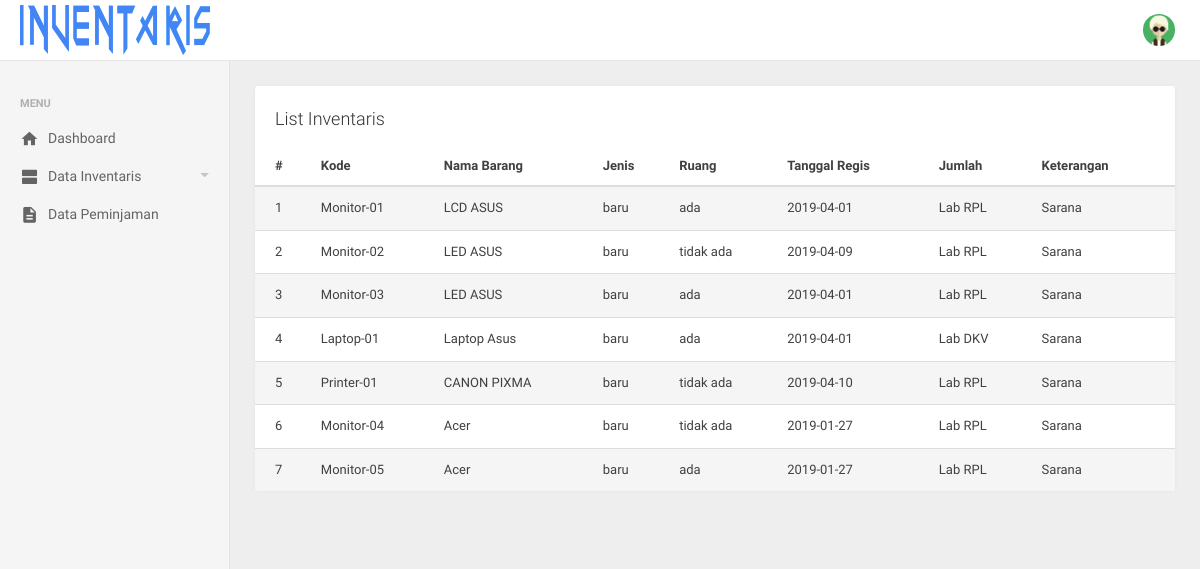
The app's page /admin/index.php?page=listinventaris (signed in) with its own data.
### tables this page shows
CREATE TABLE `inventaris` (
  `id_inventaris` int(10) NOT NULL,
  `nama` varchar(50) NOT NULL,
  `kondisi` char(10) NOT NULL,
  `keterangan` text NOT NULL,
  `status` char(11) NOT NULL,
  `id_jenis` int(11) NOT NULL,
  `tanggal_registrasi` date NOT NULL,
  `id_ruang` int(11) NOT NULL,
  `id_petugas` char(11) NOT NULL,
  `kode_inventaris` char(10) NOT NULL
);

CREATE TABLE `ruang` (
  `id_ruang` int(11) NOT NULL,
  `nama_ruang` varchar(40) NOT NULL,
  `kode_ruang` varchar(10) NOT NULL,
  `keterangan` text NOT NULL
);

CREATE TABLE `jenis` (
  `id_jenis` int(11) NOT NULL,
  `nama_jenis` varchar(255) NOT NULL,
  `kode_jenis` varchar(255) NOT NULL,
  `keterangan` text NOT NULL
);

### admin/inventaris.php (the view, shortened to what this page needs)
<div class="row">
	<div class="col-xs-12">
		<div class="panel panel-default panel-table">
			<div class="panel-heading">List Inventaris</div>
			<div class="panel-body">
				<table id="table1" class="table table-striped table-hover table-fw-widget">
					<thead>
						<tr>
							<th>#</th>
							<th>Kode</th>
							<th>Nama Barang</th>
							<th>Jenis</th>
							<th>Ruang</th>
							<th>Tanggal Regis</th>
							<th>Jumlah</th>
							<th>Keterangan</th>
						</tr>
					</thead>
					<tbody>
						<?php
							$query = mysqli_query($koneksi,"Select i.id_inventaris,i.nama,i.kode_inventaris,i.tanggal_registrasi,i.kondisi,i.status,i.keterangan,r.nama_ruang,j.nama_jenis FROM inventaris i JOIN ruang r ON i.id_ruang=r.id_ruang JOIN jenis j ON i.id_jenis=j.id_jenis");
							$no = 1;
							if (mysqli_num_rows($query)>0) {
								while ($data = mysqli_fetch_array($query)) {
		 				?>
		 					<tr>
		 						<td><?php echo $no++ ?></td>
		 						<td><?php echo $data['kode_inventaris']; ?></td>
		 						<td><?php echo $data['nama']; ?></td>
		 						<td><?php echo $data['kondisi']; ?></td>
		 						<td><?php echo $data['status']; ?></td>
		 						<td><?php echo $data['tanggal_registrasi']; ?></td>
		 						<td><?php echo $data['nama_ruang']; ?></td>
		 						<td><?php echo $data['nama_jenis']; ?></td>
		 					</tr>
		 					<?php
									}
								}
		 					?>
					</tbody>
				</table>
			</div>
		</div>
	</div>
</div>

### admin/index.php (shortened to what this page needs)
<?php
  require_once '../config/koneksi.php';
 ?>
<!DOCTYPE html>
<html lang="en">
  <head>
    <link rel="stylesheet" type="text/css" href="../assets/lib/perfect-scrollbar/css/perfect-scrollbar.min.css"/>
    <link rel="stylesheet" type="text/css" href="../assets/lib/material-design-icons/css/material-design-iconic-font.min.css"/>
    <link rel="stylesheet" href="../assets/css/style.css" type="text/css"/>
    <link rel="stylesheet" type="text/css" href="../assets/lib/datetimepicker/css/bootstrap-datetimepicker.min.css"/>
    <link rel="stylesheet" type="text/css" href="../assets/lib/select2/css/select2.min.css"/>
    <link rel="stylesheet" type="text/css" href="../assets/lib/bootstrap-slider/css/bootstrap-slider.css"/>
    <link rel="stylesheet" type="text/css" href="../assets/lib/datatables/css/dataTables.bootstrap.min.css"/>
  </head>
  <body>
    <div class="be-wrapper">
      <nav class="navbar navbar-default navbar-fixed-top be-top-header">
        <div class="container-fluid">
          <div class="navbar-header"><a href="index.html" class="navbar-brand"></a></div>
          <div class="be-right-navbar">
            <ul class="nav navbar-nav navbar-right be-user-nav">
              <li class="dropdown"><a href="#" data-toggle="dropdown" role="button" aria-expanded="false" class="dropdown-toggle"><img src="../assets/img/avatar.png" alt="Avatar"><span class="user-name"><?php echo $_SESSION['nama']; ?></span></a>
              </li>
            </ul>
          </div>
        </div>
      </nav>
      <div class="be-left-sidebar">
        <div class="left-sidebar-wrapper">
          <div class="left-sidebar-spacer">
            <div class="left-sidebar-scroll">
              <div class="left-sidebar-content">
                <ul class="sidebar-elements">
                  <li class="divider">Menu</li>
                    <li><a href="../admin"><i class="icon mdi mdi-home"></i><span>Dashboard</span></a></li>
                    <li class="parent"><a href="#"><i class="icon mdi mdi-view-agenda"></i><span>Data Inventaris</span></a>
                    </li>
                    <li><a href="index.php?page=datapeminjaman"><i class="icon mdi mdi-file-text"></i><span>Data Peminjaman</span></a></li>
                </ul>
              </div>
            </div>
          </div>
        </div>
      </div>
      <div class="be-content">
        <div class="main-content container-fluid">
          <?php
            if (isset($_GET['page'])) {
              $page = $_GET['page'];
              switch ($page) {
                case 'listinventaris':
                  include 'inventaris.php';
                  break;
              }
            }else{
                echo "<h1>Selamat Datang</h1>";
            }
          ?>
        </div>
      </div>
    </div>
  </body>
</html>

### records on screen
inventaris: kode_inventaris "Monitor-01", nama "LCD ASUS", kondisi "baru", status "ada", tanggal_registrasi "2019-04-01", id_ruang.nama_ruang "Lab RPL", id_jenis.nama_jenis "Sarana"
inventaris: kode_inventaris "Monitor-02", nama "LED ASUS", kondisi "baru", status "tidak ada", tanggal_registrasi "2019-04-09", id_ruang.nama_ruang "Lab RPL", id_jenis.nama_jenis "Sarana"
inventaris: kode_inventaris "Monitor-03", nama "LED ASUS", kondisi "baru", status "ada", tanggal_registrasi "2019-04-01", id_ruang.nama_ruang "Lab RPL", id_jenis.nama_jenis "Sarana"
inventaris: kode_inventaris "Laptop-01", nama "Laptop Asus", kondisi "baru", status "ada", tanggal_registrasi "2019-04-01", id_ruang.nama_ruang "Lab DKV", id_jenis.nama_jenis "Sarana"
inventaris: kode_inventaris "Printer-01", nama "CANON PIXMA", kondisi "baru", status "tidak ada", tanggal_registrasi "2019-04-10", id_ruang.nama_ruang "Lab RPL", id_jenis.nama_jenis "Sarana"
inventaris: kode_inventaris "Monitor-04", nama "Acer", kondisi "baru", status "tidak ada", tanggal_registrasi "2019-01-27", id_ruang.nama_ruang "Lab RPL", id_jenis.nama_jenis "Sarana"
inventaris: kode_inventaris "Monitor-05", nama "Acer", kondisi "baru", status "ada", tanggal_registrasi "2019-01-27", id_ruang.nama_ruang "Lab RPL", id_jenis.nama_jenis "Sarana"
